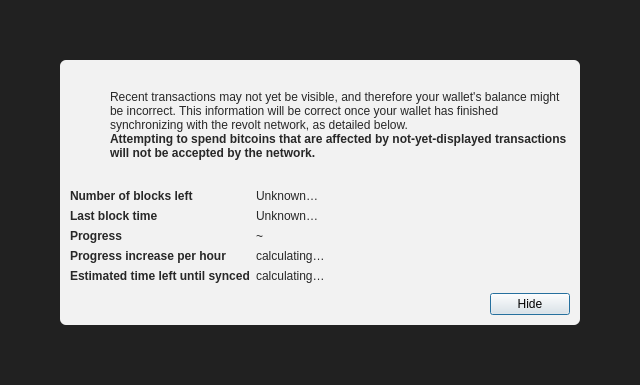
<?xml version="1.0" encoding="UTF-8"?>
<ui version="4.0">
 <class>ModalOverlay</class>
 <widget class="QWidget" name="ModalOverlay">
  <property name="geometry">
   <rect>
    <x>0</x>
    <y>0</y>
    <width>640</width>
    <height>385</height>
   </rect>
  </property>
  <property name="windowTitle">
   <string>Form</string>
  </property>
  <layout class="QVBoxLayout" name="verticalLayout" stretch="0">
   <property name="sizeConstraint">
    <enum>QLayout::SetDefaultConstraint</enum>
   </property>
   <property name="leftMargin">
    <number>0</number>
   </property>
   <property name="topMargin">
    <number>0</number>
   </property>
   <property name="rightMargin">
    <number>0</number>
   </property>
   <property name="bottomMargin">
    <number>0</number>
   </property>
   <item>
    <widget class="QWidget" name="bgWidget" native="true">
     <property name="styleSheet">
      <string notr="true">#bgWidget { background: rgba(0,0,0,220); }</string>
     </property>
     <layout class="QVBoxLayout" name="verticalLayoutMain" stretch="1">
      <property name="leftMargin">
       <number>60</number>
      </property>
      <property name="topMargin">
       <number>60</number>
      </property>
      <property name="rightMargin">
       <number>60</number>
      </property>
      <property name="bottomMargin">
       <number>60</number>
      </property>
      <item>
       <widget class="QWidget" name="contentWidget" native="true">
        <property name="styleSheet">
         <string notr="true">#contentWidget { background: rgba(255,255,255,240); border-radius: 6px; }

QLabel { color: rgb(40,40,40);  }</string>
        </property>
        <layout class="QVBoxLayout" name="verticalLayoutSub" stretch="1,0,0,0">
         <property name="spacing">
          <number>0</number>
         </property>
         <property name="leftMargin">
          <number>10</number>
         </property>
         <property name="topMargin">
          <number>10</number>
         </property>
         <property name="rightMargin">
          <number>10</number>
         </property>
         <property name="bottomMargin">
          <number>10</number>
         </property>
         <item>
          <layout class="QHBoxLayout" name="horizontalLayoutIconText" stretch="0,1">
           <property name="topMargin">
            <number>20</number>
           </property>
           <item>
            <layout class="QVBoxLayout" name="verticalLayoutIcon">
             <property name="leftMargin">
              <number>0</number>
             </property>
             <item>
              <widget class="QPushButton" name="warningIcon">
               <property name="enabled">
                <bool>false</bool>
               </property>
               <property name="text">
                <string/>
               </property>
               <property name="icon">
                <iconset>
                 <normaloff>:/icons/warning</normaloff>
                 <disabledoff>:/icons/warning</disabledoff>:/icons/warning</iconset>
               </property>
               <property name="iconSize">
                <size>
                 <width>48</width>
                 <height>48</height>
                </size>
               </property>
               <property name="flat">
                <bool>true</bool>
               </property>
              </widget>
             </item>
             <item>
              <spacer name="verticalSpacerWarningIcon">
               <property name="orientation">
                <enum>Qt::Vertical</enum>
               </property>
               <property name="sizeHint" stdset="0">
                <size>
                 <width>20</width>
                 <height>40</height>
                </size>
               </property>
              </spacer>
             </item>
            </layout>
           </item>
           <item>
            <layout class="QVBoxLayout" name="verticalLayoutInfoText">
             <property name="leftMargin">
              <number>0</number>
             </property>
             <property name="topMargin">
              <number>0</number>
             </property>
             <item>
              <widget class="QLabel" name="infoText">
               <property name="text">
                <string>Recent transactions may not yet be visible, and therefore your wallet's balance might be incorrect. This information will be correct once your wallet has finished synchronizing with the revolt network, as detailed below.</string>
               </property>
               <property name="textFormat">
                <enum>Qt::RichText</enum>
               </property>
               <property name="wordWrap">
                <bool>true</bool>
               </property>
              </widget>
             </item>
             <item>
              <widget class="QLabel" name="infoTextStrong">
               <property name="font">
                <font>
                 <weight>75</weight>
                 <bold>true</bold>
                </font>
               </property>
               <property name="text">
                <string>Attempting to spend bitcoins that are affected by not-yet-displayed transactions will not be accepted by the network.</string>
               </property>
               <property name="textFormat">
                <enum>Qt::RichText</enum>
               </property>
               <property name="wordWrap">
                <bool>true</bool>
               </property>
              </widget>
             </item>
             <item>
              <spacer name="verticalSpacerInTextSpace">
               <property name="orientation">
                <enum>Qt::Vertical</enum>
               </property>
               <property name="sizeHint" stdset="0">
                <size>
                 <width>20</width>
                 <height>40</height>
                </size>
               </property>
              </spacer>
             </item>
            </layout>
           </item>
          </layout>
         </item>
         <item>
          <spacer name="verticalSpacerAfterText">
           <property name="orientation">
            <enum>Qt::Vertical</enum>
           </property>
           <property name="sizeHint" stdset="0">
            <size>
             <width>20</width>
             <height>40</height>
            </size>
           </property>
          </spacer>
         </item>
         <item>
          <layout class="QFormLayout" name="formLayout">
           <property name="fieldGrowthPolicy">
            <enum>QFormLayout::FieldsStayAtSizeHint</enum>
           </property>
           <property name="horizontalSpacing">
            <number>6</number>
           </property>
           <property name="verticalSpacing">
            <number>6</number>
           </property>
           <property name="topMargin">
            <number>10</number>
           </property>
           <item row="0" column="0">
            <widget class="QLabel" name="labelNumberOfBlocksLeft">
             <property name="font">
              <font>
               <weight>75</weight>
               <bold>true</bold>
              </font>
             </property>
             <property name="text">
              <string>Number of blocks left</string>
             </property>
            </widget>
           </item>
           <item row="0" column="1">
            <widget class="QLabel" name="numberOfBlocksLeft">
             <property name="text">
              <string>Unknown…</string>
             </property>
            </widget>
           </item>
           <item row="1" column="0">
            <widget class="QLabel" name="labelLastBlockTime">
             <property name="font">
              <font>
               <weight>75</weight>
               <bold>true</bold>
              </font>
             </property>
             <property name="text">
              <string>Last block time</string>
             </property>
            </widget>
           </item>
           <item row="1" column="1">
            <widget class="QLabel" name="newestBlockDate">
             <property name="sizePolicy">
              <sizepolicy hsizetype="Maximum" vsizetype="Preferred">
               <horstretch>0</horstretch>
               <verstretch>0</verstretch>
              </sizepolicy>
             </property>
             <property name="text">
              <string>Unknown…</string>
             </property>
            </widget>
           </item>
           <item row="2" column="0">
            <widget class="QLabel" name="labelSyncDone">
             <property name="font">
              <font>
               <weight>75</weight>
               <bold>true</bold>
              </font>
             </property>
             <property name="text">
              <string>Progress</string>
             </property>
            </widget>
           </item>
           <item row="2" column="1">
            <layout class="QHBoxLayout" name="horizontalLayoutSync" stretch="0,1">
             <item>
              <widget class="QLabel" name="percentageProgress">
               <property name="text">
                <string notr="true">~</string>
               </property>
              </widget>
             </item>
            </layout>
           </item>
           <item row="4" column="0">
            <widget class="QLabel" name="labelProgressIncrease">
             <property name="font">
              <font>
               <weight>75</weight>
               <bold>true</bold>
              </font>
             </property>
             <property name="text">
              <string>Progress increase per hour</string>
             </property>
            </widget>
           </item>
           <item row="4" column="1">
            <widget class="QLabel" name="progressIncreasePerH">
             <property name="text">
              <string>calculating…</string>
             </property>
            </widget>
           </item>
           <item row="5" column="0">
            <widget class="QLabel" name="labelEstimatedTimeLeft">
             <property name="font">
              <font>
               <weight>75</weight>
               <bold>true</bold>
              </font>
             </property>
             <property name="text">
              <string>Estimated time left until synced</string>
             </property>
            </widget>
           </item>
           <item row="5" column="1">
            <widget class="QLabel" name="expectedTimeLeft">
             <property name="text">
              <string>calculating…</string>
             </property>
            </widget>
           </item>
          </layout>
         </item>
         <item>
          <layout class="QHBoxLayout" name="horizontalLayoutButtons">
           <property name="leftMargin">
            <number>10</number>
           </property>
           <property name="topMargin">
            <number>10</number>
           </property>
           <item>
            <spacer name="horizontalSpacer">
             <property name="orientation">
              <enum>Qt::Horizontal</enum>
             </property>
             <property name="sizeHint" stdset="0">
              <size>
               <width>40</width>
               <height>20</height>
              </size>
             </property>
            </spacer>
           </item>
           <item>
            <widget class="QPushButton" name="closeButton">
             <property name="text">
              <string>Hide</string>
             </property>
             <property name="shortcut">
              <string>Esc</string>
             </property>
             <property name="focusPolicy">
              <enum>Qt::StrongFocus</enum>
             </property>
             <property name="default">
              <bool>true</bool>
             </property>
            </widget>
           </item>
          </layout>
         </item>
        </layout>
       </widget>
      </item>
     </layout>
    </widget>
   </item>
  </layout>
 </widget>
 <resources/>
 <connections/>
</ui>
